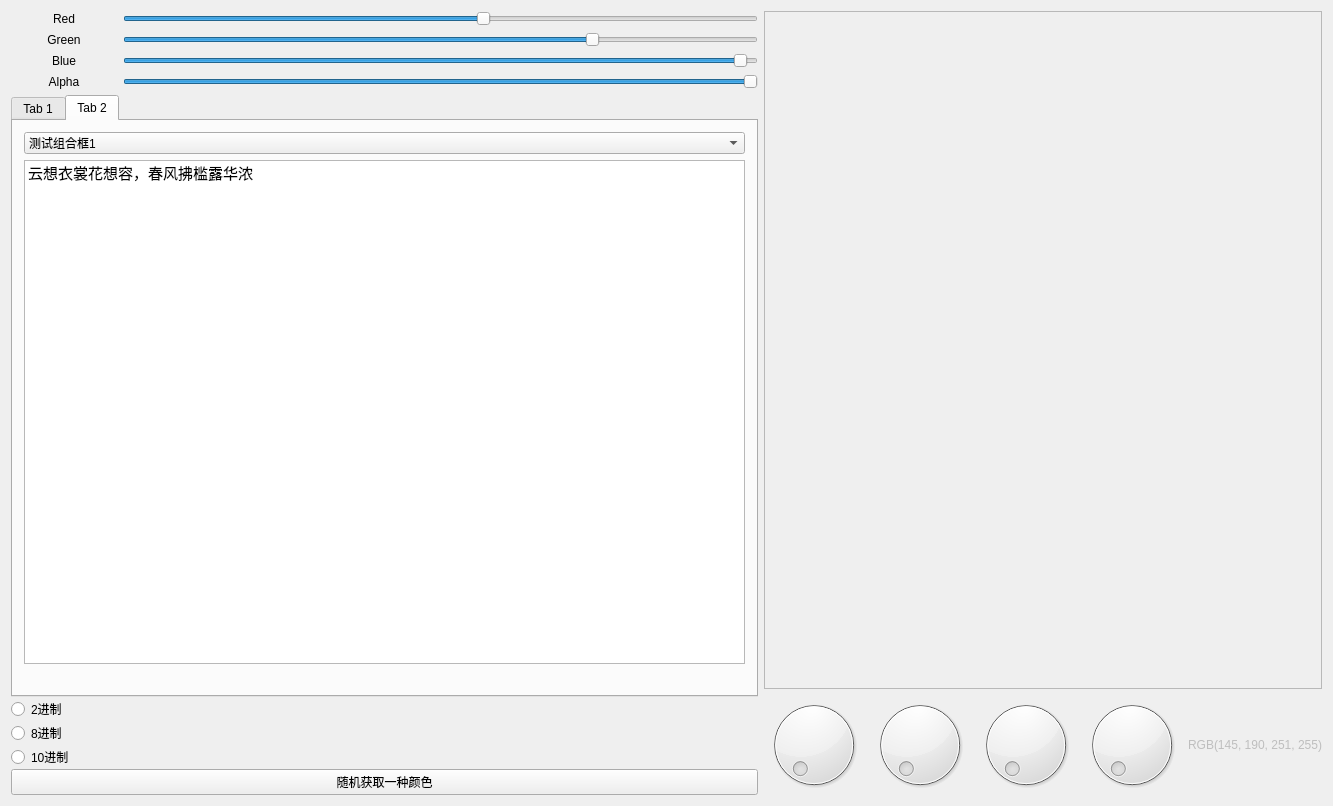
<?xml version="1.0" encoding="UTF-8"?>
<ui version="4.0">
 <class>QSlider_Color</class>
 <widget class="QWidget" name="QSlider_Color">
  <property name="geometry">
   <rect>
    <x>0</x>
    <y>0</y>
    <width>1333</width>
    <height>806</height>
   </rect>
  </property>
  <property name="minimumSize">
   <size>
    <width>0</width>
    <height>800</height>
   </size>
  </property>
  <property name="windowTitle">
   <string>ExQSlider</string>
  </property>
  <layout class="QHBoxLayout" name="horizontalLayout">
   <item>
    <layout class="QGridLayout" name="gridLayout" columnstretch="1,6">
     <item row="0" column="1">
      <widget class="QSlider" name="sliderRed">
       <property name="minimumSize">
        <size>
         <width>320</width>
         <height>0</height>
        </size>
       </property>
       <property name="maximum">
        <number>255</number>
       </property>
       <property name="value">
        <number>145</number>
       </property>
       <property name="orientation">
        <enum>Qt::Horizontal</enum>
       </property>
      </widget>
     </item>
     <item row="0" column="0">
      <widget class="QLabel" name="labRed">
       <property name="text">
        <string>Red</string>
       </property>
       <property name="alignment">
        <set>Qt::AlignCenter</set>
       </property>
      </widget>
     </item>
     <item row="2" column="1">
      <widget class="QSlider" name="sliderBlue">
       <property name="maximum">
        <number>255</number>
       </property>
       <property name="value">
        <number>251</number>
       </property>
       <property name="orientation">
        <enum>Qt::Horizontal</enum>
       </property>
      </widget>
     </item>
     <item row="3" column="0">
      <widget class="QLabel" name="labAlpha">
       <property name="text">
        <string>Alpha</string>
       </property>
       <property name="alignment">
        <set>Qt::AlignCenter</set>
       </property>
      </widget>
     </item>
     <item row="1" column="1">
      <widget class="QSlider" name="sliderGreen">
       <property name="maximum">
        <number>255</number>
       </property>
       <property name="value">
        <number>190</number>
       </property>
       <property name="orientation">
        <enum>Qt::Horizontal</enum>
       </property>
      </widget>
     </item>
     <item row="3" column="1">
      <widget class="QSlider" name="sliderAlpha">
       <property name="maximum">
        <number>255</number>
       </property>
       <property name="value">
        <number>255</number>
       </property>
       <property name="orientation">
        <enum>Qt::Horizontal</enum>
       </property>
      </widget>
     </item>
     <item row="2" column="0">
      <widget class="QLabel" name="labBlue">
       <property name="text">
        <string>Blue</string>
       </property>
       <property name="alignment">
        <set>Qt::AlignCenter</set>
       </property>
      </widget>
     </item>
     <item row="1" column="0">
      <widget class="QLabel" name="labGreen">
       <property name="text">
        <string>Green</string>
       </property>
       <property name="alignment">
        <set>Qt::AlignCenter</set>
       </property>
      </widget>
     </item>
     <item row="4" column="0" colspan="2">
      <layout class="QGridLayout" name="gridLayout_4">
       <property name="spacing">
        <number>0</number>
       </property>
       <item row="5" column="0">
        <widget class="QPushButton" name="pushButton_random">
         <property name="text">
          <string>随机获取一种颜色</string>
         </property>
        </widget>
       </item>
       <item row="2" column="0">
        <widget class="QRadioButton" name="radioButton_1">
         <property name="text">
          <string>2进制</string>
         </property>
        </widget>
       </item>
       <item row="3" column="0">
        <widget class="QRadioButton" name="radioButton_2">
         <property name="text">
          <string>8进制</string>
         </property>
        </widget>
       </item>
       <item row="0" column="0">
        <widget class="QTabWidget" name="tabWidget">
         <property name="currentIndex">
          <number>1</number>
         </property>
         <widget class="QWidget" name="tab">
          <attribute name="title">
           <string>Tab 1</string>
          </attribute>
          <layout class="QGridLayout" name="gridLayout_5" columnstretch="1,6">
           <item row="1" column="1">
            <widget class="QLCDNumber" name="lcdNumber_4">
             <property name="digitCount">
              <number>8</number>
             </property>
            </widget>
           </item>
           <item row="0" column="1">
            <widget class="QLCDNumber" name="lcdNumber_1">
             <property name="digitCount">
              <number>8</number>
             </property>
            </widget>
           </item>
           <item row="3" column="1">
            <widget class="QLCDNumber" name="lcdNumber_3">
             <property name="digitCount">
              <number>8</number>
             </property>
            </widget>
           </item>
           <item row="2" column="1">
            <widget class="QLCDNumber" name="lcdNumber_2">
             <property name="digitCount">
              <number>8</number>
             </property>
            </widget>
           </item>
           <item row="1" column="0">
            <widget class="QLabel" name="label_4">
             <property name="text">
              <string>Green</string>
             </property>
            </widget>
           </item>
           <item row="0" column="0">
            <widget class="QLabel" name="label">
             <property name="text">
              <string>Red</string>
             </property>
            </widget>
           </item>
           <item row="2" column="0">
            <widget class="QLabel" name="label_2">
             <property name="text">
              <string>Blue</string>
             </property>
            </widget>
           </item>
           <item row="3" column="0">
            <widget class="QLabel" name="label_3">
             <property name="text">
              <string>Alpha</string>
             </property>
            </widget>
           </item>
          </layout>
         </widget>
         <widget class="QWidget" name="tab_2">
          <attribute name="title">
           <string>Tab 2</string>
          </attribute>
          <layout class="QVBoxLayout" name="verticalLayout">
           <item>
            <widget class="QComboBox" name="comboBox">
             <item>
              <property name="text">
               <string>测试组合框1</string>
              </property>
             </item>
             <item>
              <property name="text">
               <string>测试组合框2</string>
              </property>
             </item>
            </widget>
           </item>
           <item>
            <widget class="QListWidget" name="listWidget">
             <item>
              <property name="text">
               <string>云想衣裳花想容，春风拂槛露华浓</string>
              </property>
              <property name="font">
               <font>
                <family>黑体</family>
                <pointsize>11</pointsize>
               </font>
              </property>
              <property name="checkState">
               <enum>Unchecked</enum>
              </property>
              <property name="icon">
               <iconset resource="my_qrc.qrc">
                <normaloff>:/images/pic/github.png</normaloff>:/images/pic/github.png</iconset>
              </property>
              <property name="flags">
               <set>ItemIsSelectable|ItemIsEditable|ItemIsDragEnabled|ItemIsUserCheckable|ItemIsEnabled</set>
              </property>
             </item>
            </widget>
           </item>
           <item>
            <widget class="QLabel" name="label_9">
             <property name="sizePolicy">
              <sizepolicy hsizetype="Ignored" vsizetype="Preferred">
               <horstretch>0</horstretch>
               <verstretch>0</verstretch>
              </sizepolicy>
             </property>
             <property name="text">
              <string/>
             </property>
             <property name="pixmap">
              <pixmap resource="my_qrc.qrc">:/images/pic_2d/wallhaven-j3m12w.jpg</pixmap>
             </property>
            </widget>
           </item>
          </layout>
         </widget>
        </widget>
       </item>
       <item row="4" column="0">
        <widget class="QRadioButton" name="radioButton_3">
         <property name="text">
          <string>10进制</string>
         </property>
         <property name="autoRepeat">
          <bool>false</bool>
         </property>
        </widget>
       </item>
      </layout>
     </item>
    </layout>
   </item>
   <item>
    <layout class="QGridLayout" name="gridLayout_3">
     <item row="1" column="0" colspan="2">
      <layout class="QGridLayout" name="gridLayout_2">
       <item row="1" column="4">
        <widget class="QLabel" name="labRgbVal">
         <property name="enabled">
          <bool>false</bool>
         </property>
         <property name="text">
          <string>RGB(145, 190, 251, 255)</string>
         </property>
         <property name="scaledContents">
          <bool>false</bool>
         </property>
         <property name="alignment">
          <set>Qt::AlignRight|Qt::AlignTrailing|Qt::AlignVCenter</set>
         </property>
        </widget>
       </item>
       <item row="1" column="1">
        <widget class="QDial" name="dial_2">
         <property name="maximum">
          <number>255</number>
         </property>
        </widget>
       </item>
       <item row="1" column="2">
        <widget class="QDial" name="dial_3">
         <property name="maximum">
          <number>255</number>
         </property>
        </widget>
       </item>
       <item row="1" column="3">
        <widget class="QDial" name="dial_4">
         <property name="maximum">
          <number>255</number>
         </property>
        </widget>
       </item>
       <item row="1" column="0">
        <widget class="QDial" name="dial_1">
         <property name="maximum">
          <number>255</number>
         </property>
        </widget>
       </item>
      </layout>
     </item>
     <item row="0" column="0" colspan="2">
      <widget class="QTextEdit" name="textColour">
       <property name="enabled">
        <bool>false</bool>
       </property>
       <property name="minimumSize">
        <size>
         <width>200</width>
         <height>0</height>
        </size>
       </property>
      </widget>
     </item>
    </layout>
   </item>
  </layout>
 </widget>
 <layoutdefault spacing="6" margin="11"/>
 <resources>
  <include location="my_qrc.qrc"/>
 </resources>
 <connections/>
</ui>
